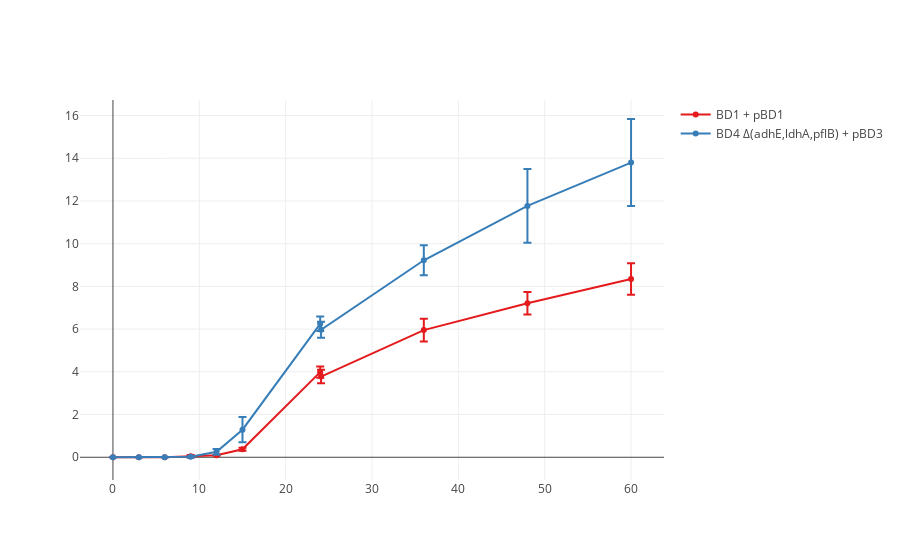

The cell this chart's notebook holds for it:
### Markdown cell above
It should be noted that the implot package offers a direct wrapper to useful plotly functions, which could also be accessed with plotly directly. The Impact visualization module offers functions to help extract useful data and generate traces.

### Code cell
from impact.plotting import time_profile_traces

implot.plot(time_profile_traces(replicate_trials=expt.replicate_trials,
                               analyte='etoh',
                               label=lambda rep: str(rep.trial_identifier.strain)))

### Figure 1 — Plotly figure (JSON) as saved in the notebook; plotly's stock layout.template omitted (floating-point values rounded to 4 significant figures)
{"data": [{"error_y": {"array": [0, 0, 0, 0.06079, 0.02288, 0.06885, 0.2673, 0.3185, 0.5334, 0.5259, 0.7416], "color": "rgb(228,26,28)", "type": "data", "visible": true}, "legendgroup": null, "line": {"color": "rgb(228,26,28)"}, "marker": {"color": "rgb(228,26,28)"}, "name": "BD1 + pBD1", "showlegend": true, "type": "scatter", "x": [0, 3, 6, 9, 12, 15, 24, 24.1, 36, 48, 60], "y": [0, 0, 0, 0.04561, 0.09178, 0.3748, 3.985, 3.779, 5.953, 7.215, 8.345]}, {"error_y": {"array": [0, 0, 0, 0.03214, 0.1355, 0.5911, 0.3421, 0.3744, 0.7047, 1.73, 2.04], "color": "rgb(55,126,184)", "type": "data", "visible": true}, "legendgroup": null, "line": {"color": "rgb(55,126,184)"}, "marker": {"color": "rgb(55,126,184)"}, "name": "BD4 Δ(adhE,ldhA,pflB) + pBD3", "showlegend": true, "type": "scatter", "x": [0, 3, 6, 9, 12, 15, 24, 24.1, 36, 48, 60], "y": [0, 0, 0, 0.01856, 0.2553, 1.29, 6.249, 5.971, 9.223, 11.77, 13.8]}], "layout": {}}
